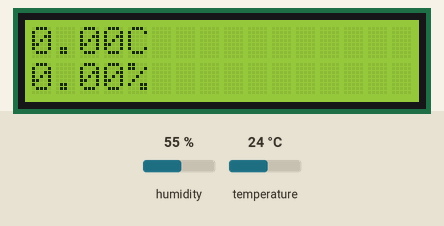
Recording of a sketch running on a simulated Arduino Uno, built with avr-gcc and run on an emulated ATmega328P. Shown: 16×2 character LCD. The test bench sets the inputs (shaded band); at power-on: humidity 55 %, temperature 24 °C.

Above: at 1.2 s.
1.3 s: humidity set to 22 %
At 11.0 s:
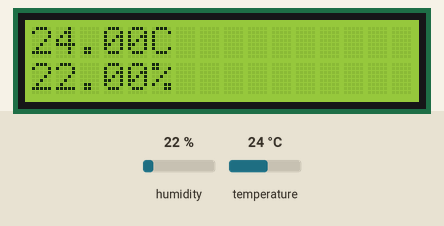
16.3 s: temperature set to 12 °C
At 21.2 s:
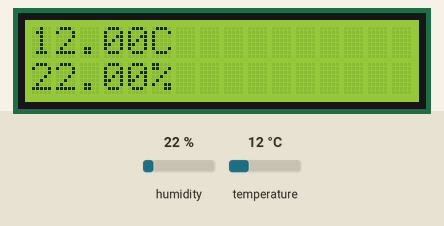
31.3 s: humidity set to 40 %
At 40.4 s:
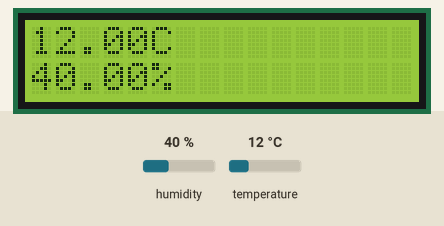
46.3 s: temperature set to 19 °C
At 50.7 s:
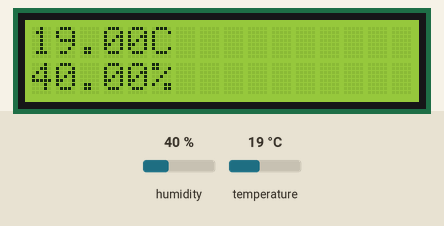
Timing chart, 0 to 52.2 s (numbered marks = the images above; inputs shaded):
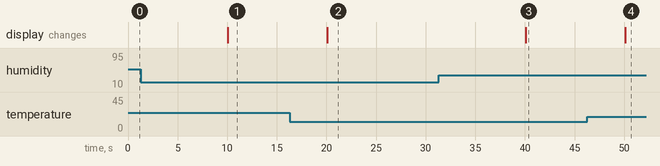

Measured:
- after the input at 1.3 s, the display: changes after 8.8 s (image 1)
- after the input at 16.3 s, the display: changes after 3.8 s (image 2)
- after the input at 31.3 s, the display: changes after 8.8 s (image 3)
- after the input at 46.3 s, the display: changes after 3.8 s (image 4)

The sketch:

dht11.ino
```cpp
#include <LiquidCrystal.h>
#include <dht_nonblocking.h>

#define TIME  10000
#define DHT11 2

LiquidCrystal   lcd(7, 8, 10, 11, 12, 13);
DHT_nonblocking dht_sensor(DHT11, DHT_TYPE_11);

unsigned long time          = 0;
float         temperature   = 0;
float         humidity      = 0;

void setup()
{
  lcd.begin(16, 2);

  lcd.clear();
  lcd.setCursor(0, 0);
  lcd.print(temperature);
  lcd.print("C");
  lcd.setCursor(0, 1);
  lcd.print(humidity);
  lcd.print("%");
}

void loop()
{
  if (time == 0)
  {
    time = millis();
  }

  if (millis() - time > TIME)
  {
    dht_sensor.measure(&temperature, &humidity);

    lcd.clear();
    lcd.setCursor(0, 0);
    lcd.print(temperature);
    lcd.print("C");
    lcd.setCursor(0, 1);
    lcd.print(humidity);
    lcd.print("%");

    time = 0;
  }
}
```
